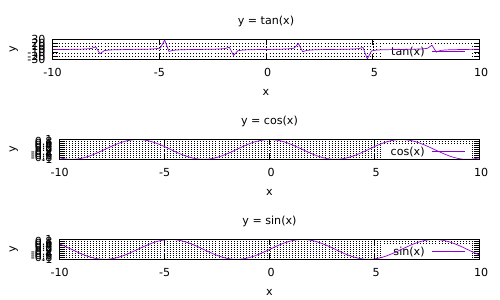

Source code (gnuplot):
 #plot/ex1.pdf
set terminal pdf
set output "plot/ex1.pdf"

set grid
set xlabel "x"
set ylabel "y"

h = 1.0;
n = 3.0;

set multiplot;                          # get into multiplot mode

set size 1, (h / n);  
##
set origin 0.0,(0.0 * h);
set title "y = sin(x)";
plot sin(x); 
##
set origin 0.0,((1.0/n) * h);
set title "y = cos(x)";
plot cos(x);
##
set origin 0.0,((2.0/n) * h);
set title "y = tan(x)";
plot tan(x);
unset multiplot                         # exit multiplot mode
